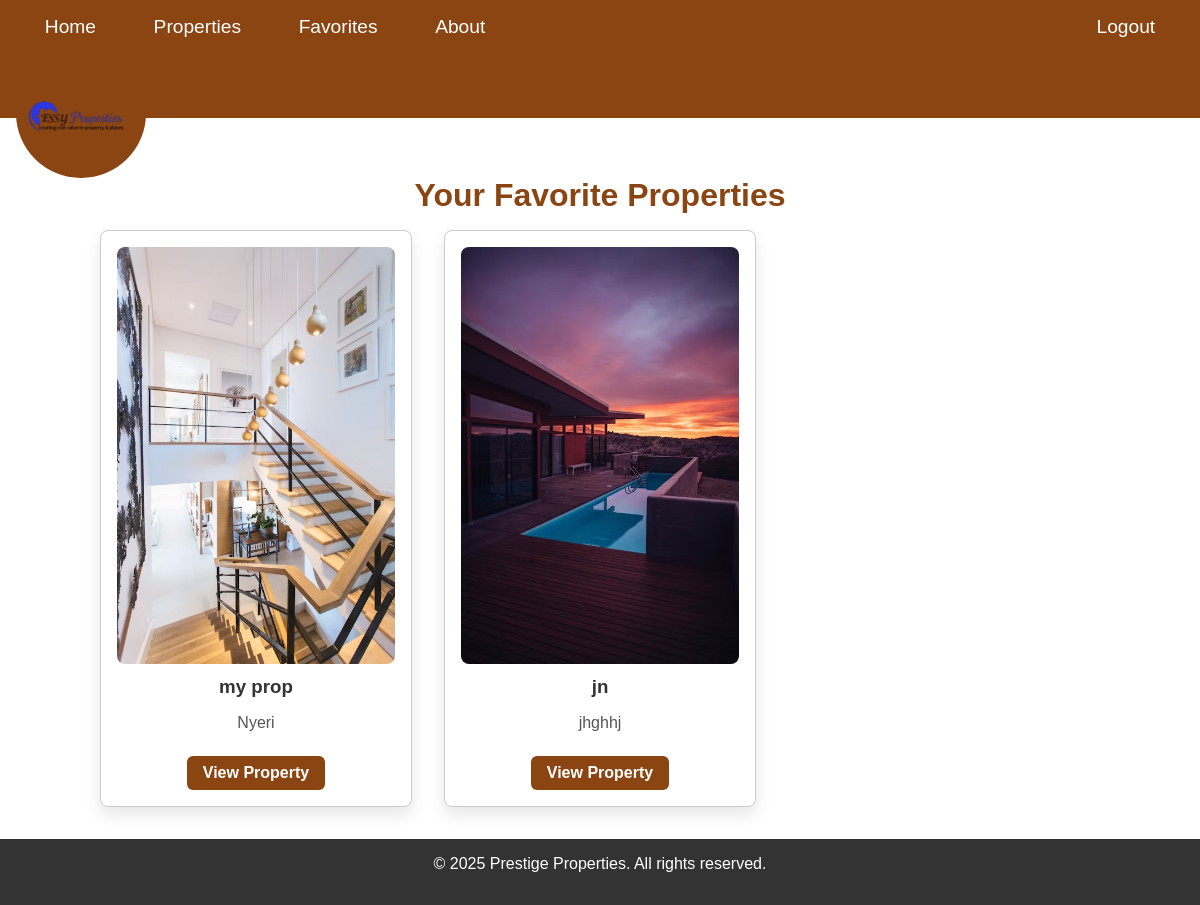
The page /favorites/ (signed in) on the database its author committed.
### mainapp/models.py (models this page shows, shortened)
class Favorite(models.Model):
    buyer = models.ForeignKey(User, on_delete=models.CASCADE, related_name='favorites')
    property = models.ForeignKey(Property, on_delete=models.CASCADE, related_name='favorited_by')
    created_at = models.DateTimeField(auto_now_add=True)
    class Meta:
        unique_together = ('buyer', 'property')

class Property(models.Model):
    PROPERTY_TYPES = (
        ('house', 'House'),
        ('apartment', 'Apartment'),
        ('commercial', 'Commercial'),
        ('land', 'Land'),
    )
    seller = models.ForeignKey(SellerProfile, on_delete=models.CASCADE, related_name='properties')
    title = models.CharField(max_length=200)
    description = models.TextField()
    property_type = models.CharField(max_length=50, choices=PROPERTY_TYPES)
    price = models.DecimalField(max_digits=12, decimal_places=2)
    location_address = models.CharField(max_length=255)
    latitude = models.DecimalField(max_digits=9, decimal_places=6, blank=True, null=True)
    longitude = models.DecimalField(max_digits=9, decimal_places=6, blank=True, null=True)
    image_main = models.ImageField(upload_to='mainapp/properties/')
    image_gallery_1 = models.ImageField(upload_to='mainapp/properties/', blank=True, null=True)
    image_gallery_2 = models.ImageField(upload_to='mainapp/properties/', blank=True, null=True)
    image_gallery_3 = models.ImageField(upload_to='mainapp/properties/', blank=True, null=True)
    amenities = models.TextField(blank=True, null=True)
    floor_plan = models.FileField(upload_to='mainapp/floorplans/', blank=True, null=True)
    is_available = models.BooleanField(default=True)
    view_count = models.PositiveIntegerField(default=0)
    created_at = models.DateTimeField(auto_now_add=True)
    updated_at = models.DateTimeField(auto_now=True)

### mainapp/views.py (the view)
# urls.py: path('favorites/', views.view_favorites, name='view_favorites'),
@login_required
def view_favorites(request):
    favs = Favorite.objects.filter(buyer=request.user).select_related('property')
    return render(request, 'mainapp/favorites.html', {'favorites': favs})

### mainapp/templates/mainapp/favorites.html (shortened to what this page needs)
{% extends 'mainapp/base.html' %}
{% load static %}
{% block content %}
<div style="text-align:center; padding:2rem 1rem;">
  <h2 style="color:#8B4513; font-size:2rem; margin-bottom:1rem;">Your Favorite Properties</h2>
  {% if favorites %}
    <div style="max-width:1000px; margin:0 auto; display:grid; grid-template-columns: repeat(auto-fill, minmax(280px, 1fr)); gap:2rem;">
      {% for fav in favorites %}
        <div style="border:1px solid #ccc; padding:1rem; border-radius:8px; background:white; box-shadow:0 8px 16px rgba(0,0,0,0.1);">
          <img src="{{ fav.property.image_main.url }}" alt="{{ fav.property.title }}" style="width:100%; height:auto; border-radius:8px;" />
          <h3 style="margin:0.5rem 0; color:#333;">{{ fav.property.title }}</h3>
          <p style="color:#555;">{{ fav.property.location_address }}</p>
          <a href="{% url 'property_detail' fav.property.pk %}"
             style="display:inline-block; padding:0.5rem 1rem; background:#8B4513; color:white; text-decoration:none; border-radius:6px; font-weight:bold; margin-top:0.5rem;">
             View Property
          </a>
        </div>
      {% endfor %}
    </div>
  {% else %}
    <p style="color:#555; margin-top:2rem;">You have no favorites yet.</p>
  {% endif %}
</div>
{% endblock %}

### static/mainapp/css/mobile.css (style rules this page uses)
img { max-width: 100%; height: auto; border-radius: 8px; }
body { margin: 0; font-family: Arial, sans-serif; background-color: #fff; color: #333; }

### mainapp/templates/mainapp/base.html (style rules this page uses)
body { margin: 0; background: white; font-family: Arial, sans-serif; }

### rows shown on the page
Favorite: property.image_main (picture), property "my prop", property.location_address "Nyeri"
Favorite: property.image_main (picture), property "jn", property.location_address "jhghhj"
